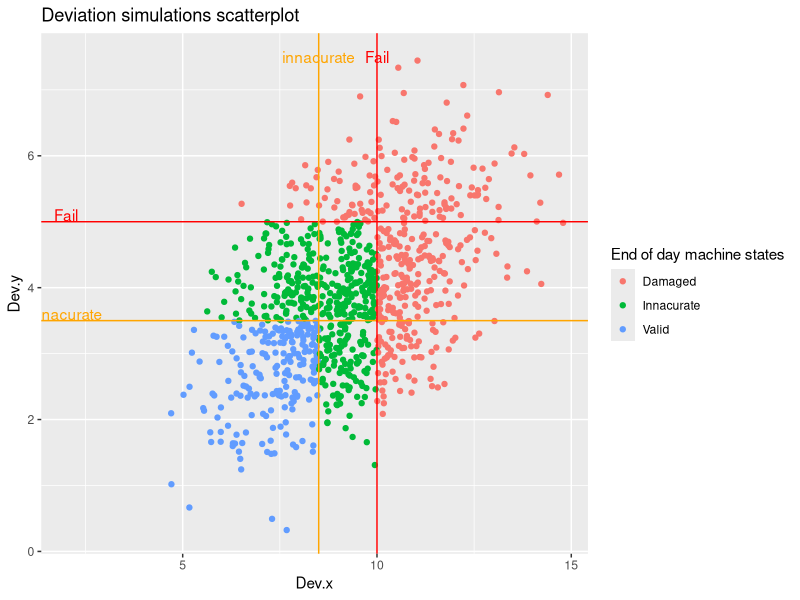
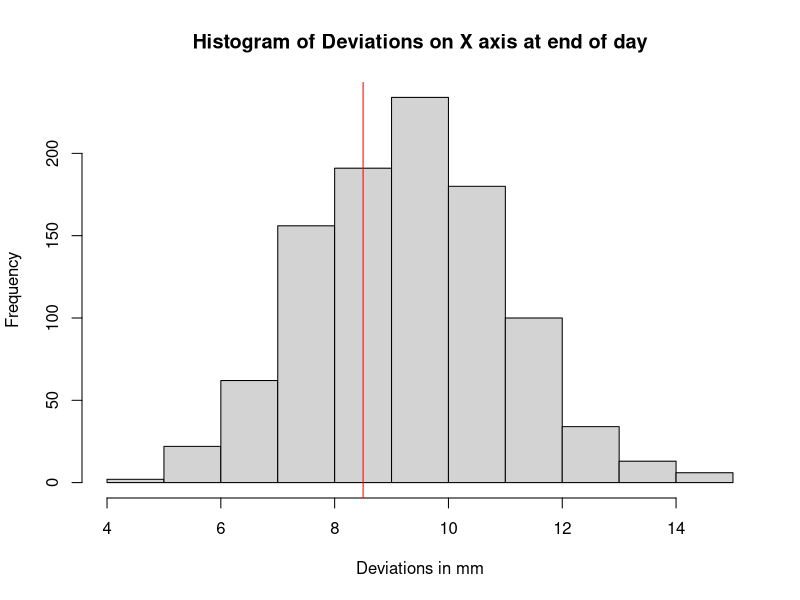
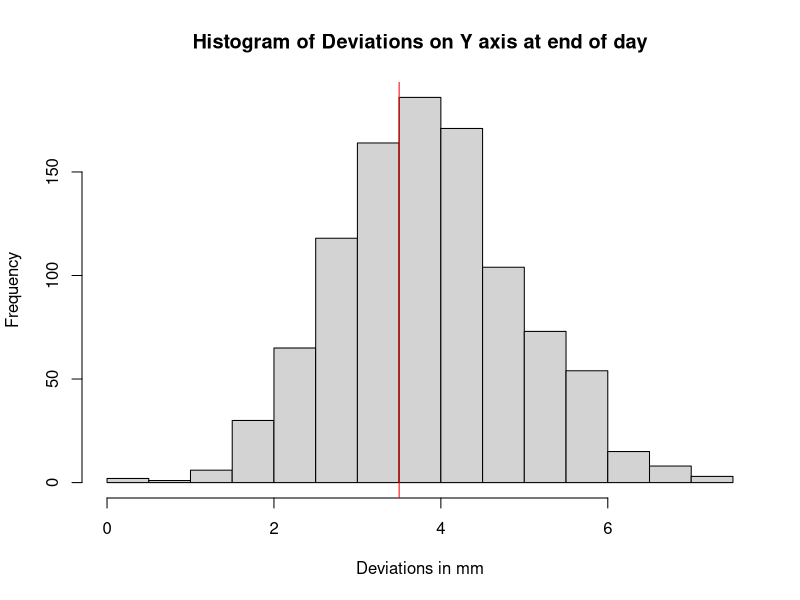
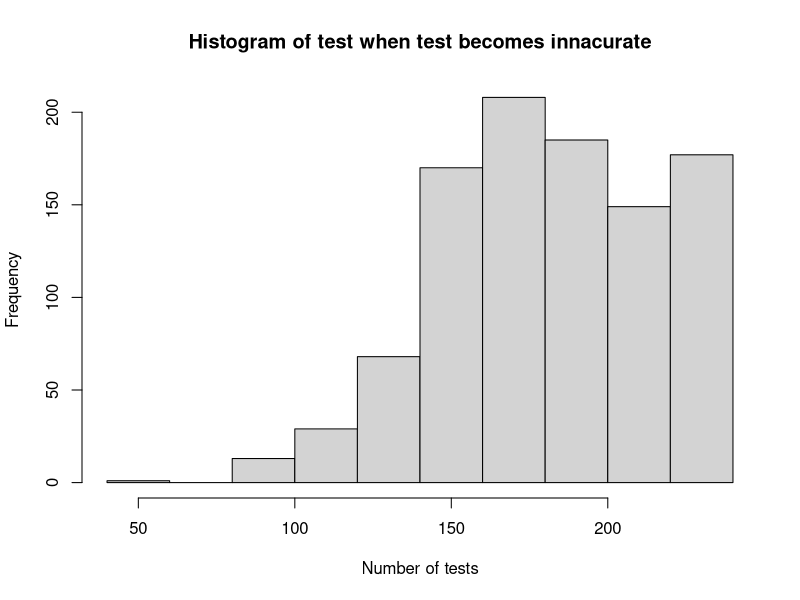
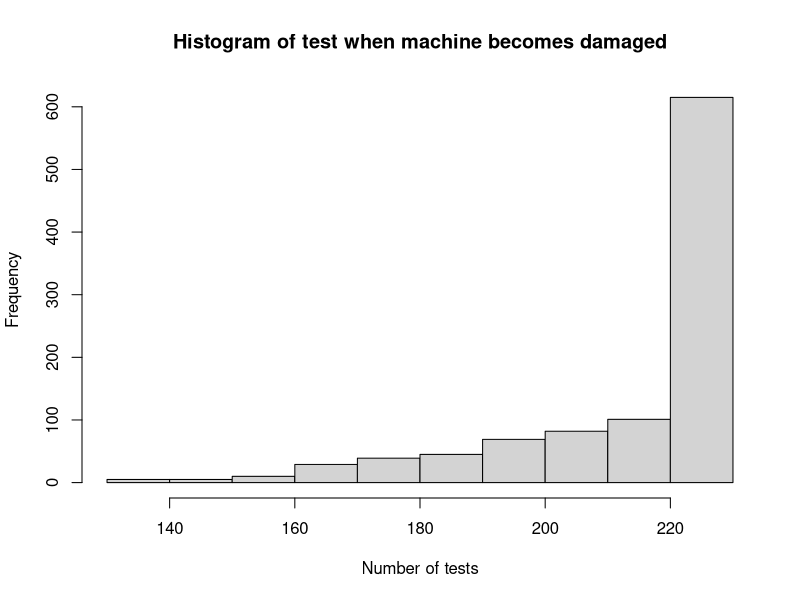
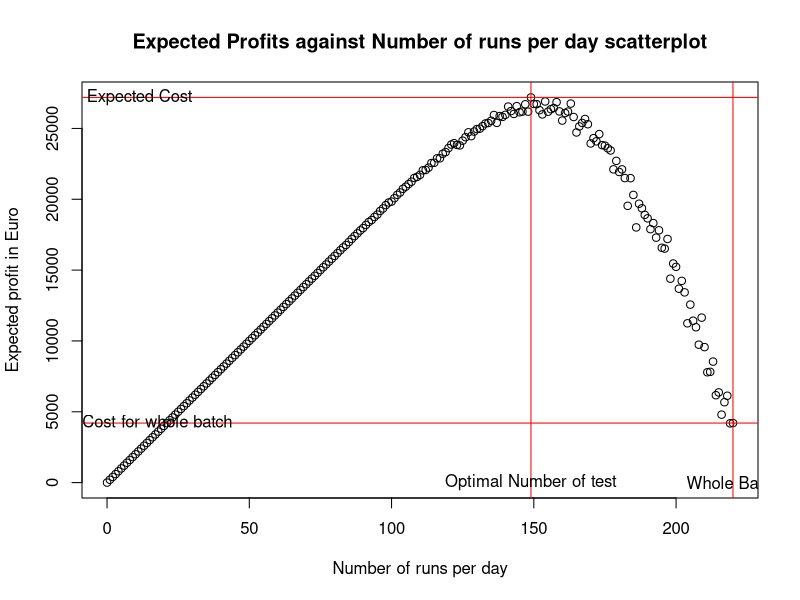

Generate these figures, in order, with R:
## ---- chunk 1
knitr::opts_chunk$set(echo = TRUE)
## ---- chunk 2
# Create empty vectors to store 1000 simulations of deviations of x and y axis for each day
End.day.dev.x <- rep(NA,1000)
End.day.dev.y <- rep(NA,1000)

for(j in 1:1000){# run the random walk 1000 times
  
  align.x <- 0 # x aligned at start of day
  align.y <- 0 # y aligned at start of day
  # For a batch of 220 samples
  for(i in 1:220){
    # Apply a random deviation per distribution and angles provided
    delta.r <-rnorm(1,0.05, 0.13) # Store needle movement deviation
    delta.theta <- runif(1, (-pi/8), (3*pi/8)) # Store needle angular deviation
    dev.x <- delta.r * cos(delta.theta) # random deviation in x direction (applying formula to convert polar to cartesian coords)
    dev.y <- delta.r * sin(delta.theta) # random deviation in y direction (applying formula to convert polar to cartesian coords)
    align.x <- align.x+dev.x # add this to previous steps - current alignment x
    align.y <- align.y+dev.y # add this to previous steps - current alignment y
  }
  # Store deviations for each dimensions in vectors
  End.day.dev.x[j] <- align.x
  End.day.dev.y[j] <- align.y
} 

#create data frame for ggplot
dev.data <- data.frame(Dev.x = End.day.dev.x, Dev.y = End.day.dev.y)
## ---- chunk 3
library(knitr)
kable(dev.data[1:5,], caption = "First 5 rows devation data")
## ---- chunk 4

library(ggplot2)

#create scatterplot of final allignments and show limit spec
ggplot(dev.data, aes(x=Dev.x, y=Dev.y))+
  geom_point(aes(colour = ifelse(Dev.x<8.5 & Dev.y < 3.5, "Valid", ifelse(Dev.x < 10 & Dev.y < 5, "Innacurate", "Damaged"))))+
  geom_hline(yintercept=3.5, color = "orange")+
  annotate("text", x=2, y=3.6, label="innacurate", color="orange")+
  geom_hline(yintercept=5, color = "red")+
  annotate("text", x=2, y=5.1, label="Fail", color="red")+
  geom_vline(xintercept=8.5, color = "orange")+
  annotate("text", x=8.5, y=7.5, label="innacurate", color="orange")+
  geom_vline(xintercept=10, color = "red")+
  annotate("text", x=10, y=7.5, label="Fail", color="red")+
  labs(title = "Deviation simulations scatterplot") +
  guides(color = guide_legend(title = "End of day machine states")) 

## ---- chunk 5
library(dplyr)
# Filter data for machine being inacurate or damaged
in.or.fail.data <- filter(dev.data,End.day.dev.x>=8.5 | End.day.dev.y>=3.5)
# Dividing count on simulation total
likelihood <- nrow(in.or.fail.data)/1000
likelihood
## ---- chunk 6

hist(End.day.dev.x, main = "Histogram of Deviations on X axis at end of day", xlab = "Deviations in mm")
abline(v=8.5,col="red")
hist(End.day.dev.y, main = "Histogram of Deviations on Y axis at end of day", xlab = "Deviations in mm")
abline(v=3.5,col="red")
## ---- chunk 7
#function to just calculate how many runs it takes before alignment is out of spec
# if it remains within spec, function return the value n+1
when.outside <- function(n){#simulate if/when misalignment occurs
  delta.r <-rnorm(n,0.05, 0.13) # Store needle movement deviation
  delta.theta <- runif(n, (-pi/8), (3*pi/8)) # Store needle angular deviation
  dev.x <- delta.r * cos(delta.theta) # random deviation in x direction (applying formula to convert polar to cartesian coords)
  dev.y <- delta.r * sin(delta.theta) # random deviation in y direction (applying formula to convert polar to cartesian coords)
  # Store cumulative sums of each deviations
  cum.dev.x <- cumsum(dev.x)
  cum.dev.y<- cumsum(dev.y)
  
  index <- 1:n
  # Store cumulative sum of test when machine becomes inacurate (if 221, always passing)
  nretest.dev.x <-ifelse(is.na(index[cum.dev.x>=8.5][1]),n+1,index[cum.dev.x>=8.5][1])
  nretest.dev.y <-ifelse(is.na(index[cum.dev.y>=3.5][1]),n+1,index[cum.dev.y>=3.5][1])
  nretest <- ifelse(nretest.dev.x >= nretest.dev.y, nretest.dev.y, nretest.dev.x)
  # Store cumulative sum of test when machine becomes damaged (if 221, always passing)
  nfail.dev.x <-ifelse(is.na(index[cum.dev.x>=10][1]),n+1,index[cum.dev.x>=10][1])
  nfail.dev.y <-ifelse(is.na(index[cum.dev.y>=5][1]),n+1,index[cum.dev.y>=5][1])
  nfail <- ifelse(nfail.dev.x >= nfail.dev.y, nfail.dev.y, nfail.dev.x)
  
  # return vectors of number of tests when inacurate and when damaged
  nums <- c(nretest,nfail)
}

## ---- chunk 8
# Replicate 1000 for simulation
sim <- replicate(1000, when.outside(220))
#Store each vector
retest.row <-sim[1,]
fail.row <-sim[2,]
# Create a data frame with those vector
sim2 <-data_frame(retest=numeric(1000),fail=numeric(1000))
sim2$retest <- retest.row
sim2$fail <- fail.row
## ---- chunk 9
# Visualise the first 5 rows of the deviation data frame
library(knitr)
kable(sim2[1:5,], caption = "First 5 rows devation data")
## ---- chunk 10
# when misaligned (n+1 [201] implies still within bounds at end of day)
hist(sim2$retest, main = "Histogram of test when test becomes innacurate", xlab = "Number of tests")
#60% will become misaligned at some point in the day
hist(sim2$fail, main = "Histogram of test when machine becomes damaged", xlab = "Number of tests")

## ---- chunk 11
retest.likelihood <-sum(sim2$retest<221)/1000
fail.likelihood <-sum(sim2$fail<221)/1000
retest.likelihood
fail.likelihood
## ---- chunk 12
profit <- function(n){#function to simulate profit/loss
  ofline.cost <- 10000
  run.profit <- 200
  run.retest <- 300
  run.loss <- 500
  sim <- replicate(1000, when.outside(n))#simulate 1000 times
  # Create a cost vector with profit calculation depending on scenario
  costvec <- ifelse(sim[1,]<=n,
                    ifelse(sim[2,]<=n,
                           run.profit*sim[1,]-run.retest*((n-sim[1,])-(n-sim[2,]))-run.loss*(n-sim[1,])-ofline.cost,
                           run.profit*sim[1,]-run.retest*(n-sim[1,])-run.loss*(n-sim[1,])),
                    n*run.profit)
  mean(costvec)#calculate mean profit over all simulations
}
## ---- chunk 13
# Expected profits for simulation
pr.220 <- profit(220)
pr.220
## ---- chunk 14
#run this expected mean profit simulation for various values if target n
N=0:220
ECOST = sapply(N, profit)
## ---- chunk 15
#visualise results
plot(N, ECOST, main = "Expected Profits against Number of runs per day scatterplot",xlab ="Number of runs per day", ylab ="Expected profit in Euro")
abline(h = max(ECOST), col="red")
text(x=5, y=max(ECOST), 'Max Expected Cost')
abline(v = N[which.max(ECOST)], col="red")
text(x=N[which.max(ECOST)], y=0, 'Optimal Number of test')
abline(h = ECOST[length(ECOST)], col="red")
text(x=5, y=ECOST[length(ECOST)], 'Expected Cost for whole batch')
abline(v = max(N), col="red")
text(x=max(N), y=0, 'Whole Batch')
## ---- chunk 16
# Expected Max Profit
Ex.max.profit <- max(ECOST)
# Optimal number of runs per day
Opt.num.runs <- N[ECOST==max(ECOST)]
Ex.max.profit
Opt.num.runs
